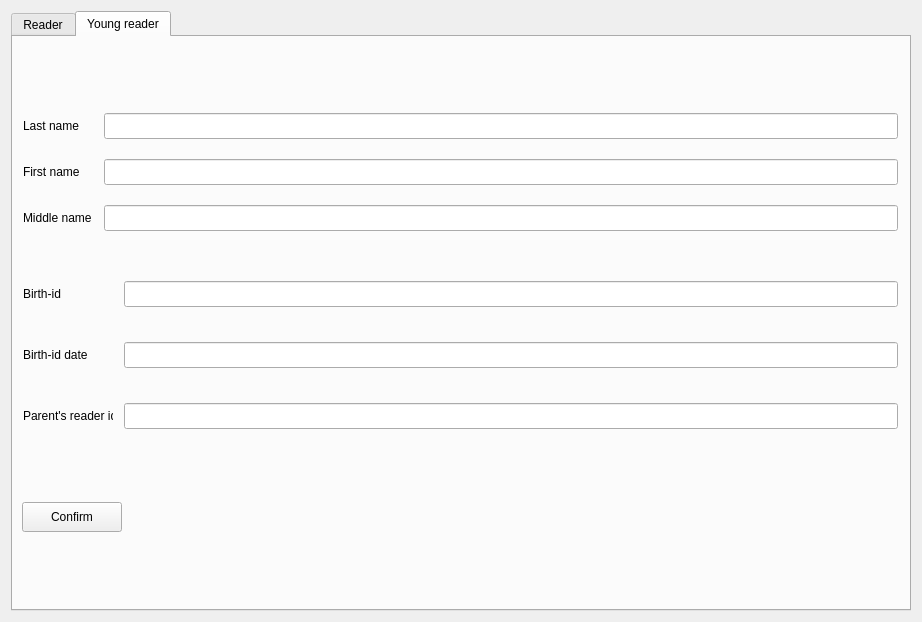
<?xml version="1.0" encoding="UTF-8"?>
<ui version="4.0">
 <class>Form</class>
 <widget class="QWidget" name="Form">
  <property name="geometry">
   <rect>
    <x>0</x>
    <y>0</y>
    <width>918</width>
    <height>618</height>
   </rect>
  </property>
  <property name="sizePolicy">
   <sizepolicy hsizetype="Fixed" vsizetype="Fixed">
    <horstretch>0</horstretch>
    <verstretch>0</verstretch>
   </sizepolicy>
  </property>
  <property name="maximumSize">
   <size>
    <width>918</width>
    <height>618</height>
   </size>
  </property>
  <property name="windowTitle">
   <string>Form</string>
  </property>
  <layout class="QVBoxLayout" name="verticalLayout_3">
   <item>
    <widget class="QTabWidget" name="tabWidget">
     <property name="sizePolicy">
      <sizepolicy hsizetype="Fixed" vsizetype="Fixed">
       <horstretch>0</horstretch>
       <verstretch>0</verstretch>
      </sizepolicy>
     </property>
     <property name="minimumSize">
      <size>
       <width>900</width>
       <height>600</height>
      </size>
     </property>
     <property name="maximumSize">
      <size>
       <width>900</width>
       <height>600</height>
      </size>
     </property>
     <property name="currentIndex">
      <number>1</number>
     </property>
     <widget class="QWidget" name="tab">
      <attribute name="title">
       <string>Reader</string>
      </attribute>
      <layout class="QVBoxLayout" name="verticalLayout_5">
       <item>
        <layout class="QVBoxLayout" name="verticalLayout_4">
         <property name="spacing">
          <number>50</number>
         </property>
         <item>
          <layout class="QVBoxLayout" name="verticalLayout">
           <property name="spacing">
            <number>20</number>
           </property>
           <property name="sizeConstraint">
            <enum>QLayout::SetFixedSize</enum>
           </property>
           <property name="bottomMargin">
            <number>0</number>
           </property>
           <item>
            <layout class="QHBoxLayout" name="horizontalLayout_6">
             <property name="spacing">
              <number>6</number>
             </property>
             <item>
              <widget class="QLabel" name="label">
               <property name="sizePolicy">
                <sizepolicy hsizetype="Fixed" vsizetype="Preferred">
                 <horstretch>0</horstretch>
                 <verstretch>0</verstretch>
                </sizepolicy>
               </property>
               <property name="minimumSize">
                <size>
                 <width>70</width>
                 <height>0</height>
                </size>
               </property>
               <property name="maximumSize">
                <size>
                 <width>70</width>
                 <height>16777215</height>
                </size>
               </property>
               <property name="text">
                <string>Last name</string>
               </property>
              </widget>
             </item>
             <item>
              <widget class="QLineEdit" name="lineEdit">
               <property name="minimumSize">
                <size>
                 <width>794</width>
                 <height>26</height>
                </size>
               </property>
               <property name="maximumSize">
                <size>
                 <width>794</width>
                 <height>26</height>
                </size>
               </property>
              </widget>
             </item>
            </layout>
           </item>
           <item>
            <layout class="QHBoxLayout" name="horizontalLayout_5">
             <property name="spacing">
              <number>6</number>
             </property>
             <item>
              <widget class="QLabel" name="label_2">
               <property name="sizePolicy">
                <sizepolicy hsizetype="Fixed" vsizetype="Preferred">
                 <horstretch>0</horstretch>
                 <verstretch>0</verstretch>
                </sizepolicy>
               </property>
               <property name="minimumSize">
                <size>
                 <width>70</width>
                 <height>0</height>
                </size>
               </property>
               <property name="maximumSize">
                <size>
                 <width>16777215</width>
                 <height>70</height>
                </size>
               </property>
               <property name="text">
                <string>First name</string>
               </property>
              </widget>
             </item>
             <item>
              <widget class="QLineEdit" name="lineEdit_2">
               <property name="minimumSize">
                <size>
                 <width>794</width>
                 <height>26</height>
                </size>
               </property>
               <property name="maximumSize">
                <size>
                 <width>794</width>
                 <height>26</height>
                </size>
               </property>
              </widget>
             </item>
            </layout>
           </item>
           <item>
            <layout class="QHBoxLayout" name="horizontalLayout_4">
             <property name="spacing">
              <number>6</number>
             </property>
             <item>
              <widget class="QLabel" name="label_3">
               <property name="sizePolicy">
                <sizepolicy hsizetype="Fixed" vsizetype="Preferred">
                 <horstretch>0</horstretch>
                 <verstretch>0</verstretch>
                </sizepolicy>
               </property>
               <property name="minimumSize">
                <size>
                 <width>70</width>
                 <height>0</height>
                </size>
               </property>
               <property name="maximumSize">
                <size>
                 <width>70</width>
                 <height>16777215</height>
                </size>
               </property>
               <property name="text">
                <string>Middle name</string>
               </property>
              </widget>
             </item>
             <item>
              <widget class="QLineEdit" name="lineEdit_3">
               <property name="minimumSize">
                <size>
                 <width>794</width>
                 <height>26</height>
                </size>
               </property>
               <property name="maximumSize">
                <size>
                 <width>794</width>
                 <height>26</height>
                </size>
               </property>
              </widget>
             </item>
            </layout>
           </item>
          </layout>
         </item>
         <item>
          <layout class="QVBoxLayout" name="verticalLayout_2">
           <property name="spacing">
            <number>35</number>
           </property>
           <item>
            <layout class="QHBoxLayout" name="horizontalLayout_3">
             <property name="spacing">
              <number>6</number>
             </property>
             <property name="sizeConstraint">
              <enum>QLayout::SetFixedSize</enum>
             </property>
             <item>
              <widget class="QLabel" name="label_4">
               <property name="sizePolicy">
                <sizepolicy hsizetype="Fixed" vsizetype="Fixed">
                 <horstretch>0</horstretch>
                 <verstretch>0</verstretch>
                </sizepolicy>
               </property>
               <property name="minimumSize">
                <size>
                 <width>70</width>
                 <height>0</height>
                </size>
               </property>
               <property name="maximumSize">
                <size>
                 <width>70</width>
                 <height>16777215</height>
                </size>
               </property>
               <property name="text">
                <string>Address</string>
               </property>
              </widget>
             </item>
             <item>
              <widget class="QLineEdit" name="lineEdit_4">
               <property name="sizePolicy">
                <sizepolicy hsizetype="Fixed" vsizetype="Fixed">
                 <horstretch>0</horstretch>
                 <verstretch>0</verstretch>
                </sizepolicy>
               </property>
               <property name="minimumSize">
                <size>
                 <width>794</width>
                 <height>26</height>
                </size>
               </property>
               <property name="maximumSize">
                <size>
                 <width>794</width>
                 <height>26</height>
                </size>
               </property>
               <property name="toolTipDuration">
                <number>-1</number>
               </property>
              </widget>
             </item>
            </layout>
           </item>
           <item>
            <layout class="QHBoxLayout" name="horizontalLayout_2">
             <property name="spacing">
              <number>6</number>
             </property>
             <item>
              <widget class="QLabel" name="label_5">
               <property name="sizePolicy">
                <sizepolicy hsizetype="Fixed" vsizetype="Fixed">
                 <horstretch>0</horstretch>
                 <verstretch>0</verstretch>
                </sizepolicy>
               </property>
               <property name="minimumSize">
                <size>
                 <width>70</width>
                 <height>0</height>
                </size>
               </property>
               <property name="maximumSize">
                <size>
                 <width>70</width>
                 <height>16777215</height>
                </size>
               </property>
               <property name="text">
                <string>Phone number</string>
               </property>
              </widget>
             </item>
             <item>
              <widget class="QLineEdit" name="lineEdit_5">
               <property name="sizePolicy">
                <sizepolicy hsizetype="Fixed" vsizetype="Fixed">
                 <horstretch>0</horstretch>
                 <verstretch>0</verstretch>
                </sizepolicy>
               </property>
               <property name="minimumSize">
                <size>
                 <width>794</width>
                 <height>26</height>
                </size>
               </property>
               <property name="maximumSize">
                <size>
                 <width>794</width>
                 <height>26</height>
                </size>
               </property>
              </widget>
             </item>
            </layout>
           </item>
           <item>
            <layout class="QHBoxLayout" name="horizontalLayout">
             <property name="spacing">
              <number>6</number>
             </property>
             <item>
              <widget class="QLabel" name="label_6">
               <property name="sizePolicy">
                <sizepolicy hsizetype="Fixed" vsizetype="Fixed">
                 <horstretch>0</horstretch>
                 <verstretch>0</verstretch>
                </sizepolicy>
               </property>
               <property name="minimumSize">
                <size>
                 <width>70</width>
                 <height>0</height>
                </size>
               </property>
               <property name="maximumSize">
                <size>
                 <width>70</width>
                 <height>16777215</height>
                </size>
               </property>
               <property name="text">
                <string>Passport id</string>
               </property>
              </widget>
             </item>
             <item>
              <widget class="QLineEdit" name="lineEdit_6">
               <property name="sizePolicy">
                <sizepolicy hsizetype="Fixed" vsizetype="Fixed">
                 <horstretch>0</horstretch>
                 <verstretch>0</verstretch>
                </sizepolicy>
               </property>
               <property name="minimumSize">
                <size>
                 <width>794</width>
                 <height>26</height>
                </size>
               </property>
               <property name="maximumSize">
                <size>
                 <width>794</width>
                 <height>26</height>
                </size>
               </property>
              </widget>
             </item>
            </layout>
           </item>
          </layout>
         </item>
        </layout>
       </item>
       <item>
        <layout class="QHBoxLayout" name="horizontalLayout_7">
         <item>
          <widget class="QPushButton" name="pushButton">
           <property name="sizePolicy">
            <sizepolicy hsizetype="Fixed" vsizetype="Fixed">
             <horstretch>0</horstretch>
             <verstretch>0</verstretch>
            </sizepolicy>
           </property>
           <property name="minimumSize">
            <size>
             <width>100</width>
             <height>30</height>
            </size>
           </property>
           <property name="text">
            <string>Confirm</string>
           </property>
          </widget>
         </item>
         <item>
          <spacer name="horizontalSpacer">
           <property name="orientation">
            <enum>Qt::Horizontal</enum>
           </property>
           <property name="sizeHint" stdset="0">
            <size>
             <width>40</width>
             <height>20</height>
            </size>
           </property>
          </spacer>
         </item>
        </layout>
       </item>
      </layout>
     </widget>
     <widget class="QWidget" name="tab_2">
      <attribute name="title">
       <string>Young reader</string>
      </attribute>
      <layout class="QVBoxLayout" name="verticalLayout_12">
       <item>
        <layout class="QVBoxLayout" name="verticalLayout_11">
         <property name="spacing">
          <number>50</number>
         </property>
         <item>
          <layout class="QVBoxLayout" name="verticalLayout_9">
           <property name="spacing">
            <number>20</number>
           </property>
           <property name="sizeConstraint">
            <enum>QLayout::SetFixedSize</enum>
           </property>
           <item>
            <layout class="QHBoxLayout" name="horizontalLayout_15">
             <property name="spacing">
              <number>10</number>
             </property>
             <item>
              <widget class="QLabel" name="label_13">
               <property name="sizePolicy">
                <sizepolicy hsizetype="Fixed" vsizetype="Preferred">
                 <horstretch>0</horstretch>
                 <verstretch>0</verstretch>
                </sizepolicy>
               </property>
               <property name="minimumSize">
                <size>
                 <width>70</width>
                 <height>0</height>
                </size>
               </property>
               <property name="maximumSize">
                <size>
                 <width>70</width>
                 <height>16777215</height>
                </size>
               </property>
               <property name="text">
                <string>Last name</string>
               </property>
              </widget>
             </item>
             <item>
              <widget class="QLineEdit" name="lineEdit_13">
               <property name="minimumSize">
                <size>
                 <width>794</width>
                 <height>26</height>
                </size>
               </property>
               <property name="maximumSize">
                <size>
                 <width>794</width>
                 <height>26</height>
                </size>
               </property>
              </widget>
             </item>
            </layout>
           </item>
           <item>
            <layout class="QHBoxLayout" name="horizontalLayout_16">
             <property name="spacing">
              <number>10</number>
             </property>
             <item>
              <widget class="QLabel" name="label_14">
               <property name="enabled">
                <bool>true</bool>
               </property>
               <property name="sizePolicy">
                <sizepolicy hsizetype="Fixed" vsizetype="Preferred">
                 <horstretch>0</horstretch>
                 <verstretch>0</verstretch>
                </sizepolicy>
               </property>
               <property name="minimumSize">
                <size>
                 <width>70</width>
                 <height>0</height>
                </size>
               </property>
               <property name="maximumSize">
                <size>
                 <width>70</width>
                 <height>100</height>
                </size>
               </property>
               <property name="text">
                <string>First name</string>
               </property>
              </widget>
             </item>
             <item>
              <widget class="QLineEdit" name="lineEdit_14">
               <property name="minimumSize">
                <size>
                 <width>794</width>
                 <height>26</height>
                </size>
               </property>
               <property name="maximumSize">
                <size>
                 <width>794</width>
                 <height>26</height>
                </size>
               </property>
              </widget>
             </item>
            </layout>
           </item>
           <item>
            <layout class="QHBoxLayout" name="horizontalLayout_17">
             <property name="spacing">
              <number>10</number>
             </property>
             <item>
              <widget class="QLabel" name="label_15">
               <property name="sizePolicy">
                <sizepolicy hsizetype="Fixed" vsizetype="Preferred">
                 <horstretch>0</horstretch>
                 <verstretch>0</verstretch>
                </sizepolicy>
               </property>
               <property name="minimumSize">
                <size>
                 <width>70</width>
                 <height>0</height>
                </size>
               </property>
               <property name="maximumSize">
                <size>
                 <width>70</width>
                 <height>16777215</height>
                </size>
               </property>
               <property name="text">
                <string>Middle name</string>
               </property>
              </widget>
             </item>
             <item>
              <widget class="QLineEdit" name="lineEdit_15">
               <property name="minimumSize">
                <size>
                 <width>794</width>
                 <height>26</height>
                </size>
               </property>
               <property name="maximumSize">
                <size>
                 <width>794</width>
                 <height>26</height>
                </size>
               </property>
              </widget>
             </item>
            </layout>
           </item>
          </layout>
         </item>
         <item>
          <layout class="QVBoxLayout" name="verticalLayout_10">
           <property name="spacing">
            <number>35</number>
           </property>
           <property name="sizeConstraint">
            <enum>QLayout::SetDefaultConstraint</enum>
           </property>
           <item>
            <layout class="QHBoxLayout" name="horizontalLayout_18">
             <property name="spacing">
              <number>10</number>
             </property>
             <item>
              <widget class="QLabel" name="label_16">
               <property name="sizePolicy">
                <sizepolicy hsizetype="Fixed" vsizetype="Fixed">
                 <horstretch>0</horstretch>
                 <verstretch>0</verstretch>
                </sizepolicy>
               </property>
               <property name="minimumSize">
                <size>
                 <width>90</width>
                 <height>0</height>
                </size>
               </property>
               <property name="maximumSize">
                <size>
                 <width>90</width>
                 <height>16777215</height>
                </size>
               </property>
               <property name="text">
                <string>Birth-id</string>
               </property>
              </widget>
             </item>
             <item>
              <widget class="QLineEdit" name="lineEdit_16">
               <property name="sizePolicy">
                <sizepolicy hsizetype="Fixed" vsizetype="Fixed">
                 <horstretch>0</horstretch>
                 <verstretch>0</verstretch>
                </sizepolicy>
               </property>
               <property name="minimumSize">
                <size>
                 <width>774</width>
                 <height>26</height>
                </size>
               </property>
               <property name="maximumSize">
                <size>
                 <width>774</width>
                 <height>26</height>
                </size>
               </property>
              </widget>
             </item>
            </layout>
           </item>
           <item>
            <layout class="QHBoxLayout" name="horizontalLayout_19">
             <property name="spacing">
              <number>10</number>
             </property>
             <item>
              <widget class="QLabel" name="label_17">
               <property name="sizePolicy">
                <sizepolicy hsizetype="Fixed" vsizetype="Fixed">
                 <horstretch>0</horstretch>
                 <verstretch>0</verstretch>
                </sizepolicy>
               </property>
               <property name="minimumSize">
                <size>
                 <width>90</width>
                 <height>0</height>
                </size>
               </property>
               <property name="maximumSize">
                <size>
                 <width>90</width>
                 <height>16777215</height>
                </size>
               </property>
               <property name="text">
                <string>Birth-id date</string>
               </property>
              </widget>
             </item>
             <item>
              <widget class="QLineEdit" name="lineEdit_17">
               <property name="sizePolicy">
                <sizepolicy hsizetype="Fixed" vsizetype="Fixed">
                 <horstretch>0</horstretch>
                 <verstretch>0</verstretch>
                </sizepolicy>
               </property>
               <property name="minimumSize">
                <size>
                 <width>774</width>
                 <height>26</height>
                </size>
               </property>
               <property name="maximumSize">
                <size>
                 <width>774</width>
                 <height>26</height>
                </size>
               </property>
              </widget>
             </item>
            </layout>
           </item>
           <item>
            <layout class="QHBoxLayout" name="horizontalLayout_20">
             <property name="spacing">
              <number>10</number>
             </property>
             <item>
              <widget class="QLabel" name="label_18">
               <property name="sizePolicy">
                <sizepolicy hsizetype="Fixed" vsizetype="Fixed">
                 <horstretch>0</horstretch>
                 <verstretch>0</verstretch>
                </sizepolicy>
               </property>
               <property name="minimumSize">
                <size>
                 <width>90</width>
                 <height>0</height>
                </size>
               </property>
               <property name="maximumSize">
                <size>
                 <width>90</width>
                 <height>16777215</height>
                </size>
               </property>
               <property name="text">
                <string>Parent's reader id</string>
               </property>
              </widget>
             </item>
             <item>
              <widget class="QLineEdit" name="lineEdit_18">
               <property name="sizePolicy">
                <sizepolicy hsizetype="Fixed" vsizetype="Fixed">
                 <horstretch>0</horstretch>
                 <verstretch>0</verstretch>
                </sizepolicy>
               </property>
               <property name="minimumSize">
                <size>
                 <width>774</width>
                 <height>26</height>
                </size>
               </property>
               <property name="maximumSize">
                <size>
                 <width>774</width>
                 <height>26</height>
                </size>
               </property>
              </widget>
             </item>
            </layout>
           </item>
          </layout>
         </item>
        </layout>
       </item>
       <item>
        <layout class="QHBoxLayout" name="horizontalLayout_21">
         <property name="sizeConstraint">
          <enum>QLayout::SetFixedSize</enum>
         </property>
         <item>
          <widget class="QPushButton" name="pushButton_3">
           <property name="sizePolicy">
            <sizepolicy hsizetype="Fixed" vsizetype="Fixed">
             <horstretch>0</horstretch>
             <verstretch>0</verstretch>
            </sizepolicy>
           </property>
           <property name="minimumSize">
            <size>
             <width>100</width>
             <height>30</height>
            </size>
           </property>
           <property name="text">
            <string>Confirm</string>
           </property>
          </widget>
         </item>
         <item>
          <spacer name="horizontalSpacer_4">
           <property name="orientation">
            <enum>Qt::Horizontal</enum>
           </property>
           <property name="sizeType">
            <enum>QSizePolicy::Expanding</enum>
           </property>
           <property name="sizeHint" stdset="0">
            <size>
             <width>40</width>
             <height>20</height>
            </size>
           </property>
          </spacer>
         </item>
        </layout>
       </item>
      </layout>
     </widget>
    </widget>
   </item>
  </layout>
 </widget>
 <resources/>
 <connections/>
</ui>
